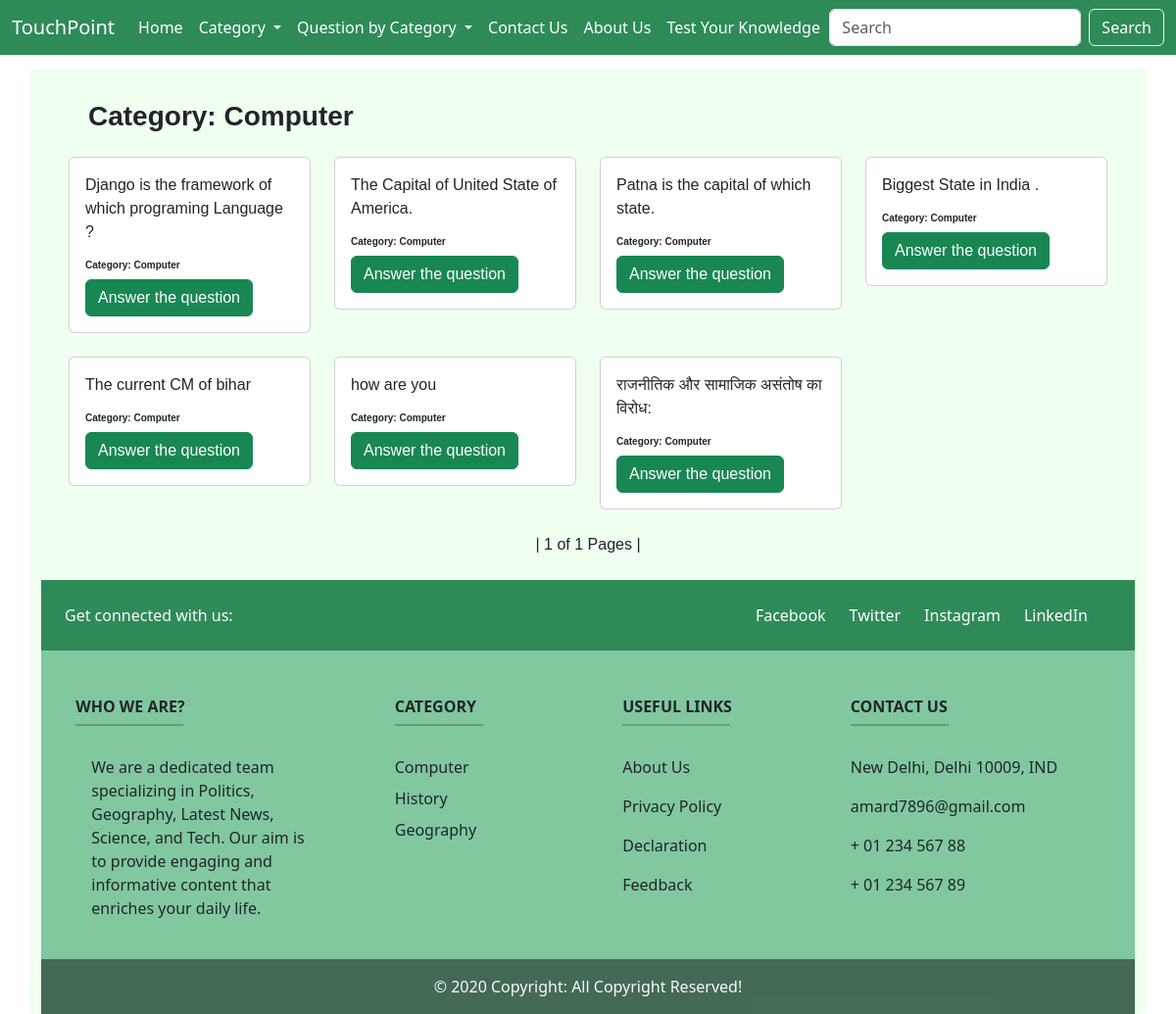
The page /category-wise-question/computer/ on the database its author committed.
### blogs/models.py (models this page shows, shortened)
class BaseClass(models.Model):
    uid = models.UUIDField(primary_key=True, default=uuid.uuid4)
    class Meta:
        abstract=True

class Catogery(BaseClass):
    name = models.CharField(max_length=50,null=False,unique=True)
    slug = models.SlugField(default='',null=False)
    def __str__(self):
        return f'{self.name}'

class MCQ_Question(BaseClass):
    question = models.TextField(max_length=300)
    catogery = models.ForeignKey(Catogery,on_delete=models.CASCADE,related_name='ques')
    option1 = models.CharField(max_length=50)
    option2 = models.CharField(max_length=50)
    option3 = models.CharField(max_length=50)
    option4 = models.CharField(max_length=50)
    correct_ans = models.CharField(max_length=50)
    explanation = models.TextField(max_length=1000)
    slug = models.SlugField(default='',null=False)

### blogs/views.py (the view)
# urls.py: path('category-wise-question/<slug:slug>/', views.CategoriesWiseQuestion, name='category-wise-question'),
def CategoriesWiseQuestion(request,slug):
    catogere = get_object_or_404(Catogery,slug=slug)
    post = catogere.ques.all() #here posts is the related field of blog model.
    p = Paginator(post,24)  #pagination applied
    page = request.GET.get('page')
    pages = p.get_page(page)
    cat_manu = Catogery.objects.all()
    template = 'mcq/categorywisequestion.html'
    return render(request,template,{'category':catogere,'cat_manu':cat_manu,'pages':pages})

### templates/mcq/categorywisequestion.html (shortened to what this page needs)
{% extends 'header&footer/base.html' %}
{% block content %}
<head>
</head>
<h3 class="ms-5 my-4"><strong>Category: {{ category.name }}</strong></h3>
{% if pages %}
  <div class="row mx-3">
    {% for mcq in pages %}
    <div class="col-sm-3 mb-4">
      <a href="{% url 'ansthequestion' mcq.uid %}" class="text-decoration-none">
        <div class="card">
          <div class="card-body">
            <p class="card-text">{{ mcq.question }}</p>
            <h5 class="card-title" style="font-size: 10px;"><b>Category: {{ mcq.catogery }}</b></h5>
            <button class="btn btn-success">Answer the question</button>
          </div>
        </div>
      </a>
    </div>
    {% endfor %}
  </div>
{% else %}
<hr>
  <h5 class="mx-5 my-4" style="font-size: 15px;">There are no questions available now.</h5>
{% endif %}
<div class="text-center">
      | {{pages.number}} of {{pages.paginator.num_pages}} Pages |
</div>
{% endblock %}

### templates/header&footer/base.html (shortened to what this page needs)
<!doctype html>
<html lang="en">
{% load static %}
<head>
    <link rel="stylesheet" href="{% static 'css/bootstrap.min.css' %}">
    <link rel="stylesheet" href="{% static 'css/additional-css.css' %}">
</head>
<body>
    <nav class="navbar navbar-expand-lg" style="background-color: #2E8B57;">
        <div class="container-fluid">
            <a class="navbar-brand text-white" id="how1" id="brand" href="{% url 'home' %}">TouchPoint</a>
            <div class="collapse navbar-collapse" id="navbarSupportedContent">
                <ul class="navbar-nav me-auto mb-2 mb-lg-0">
                    <li class="nav-item">
                        <a class="nav-link text-white {% if request.path == '/' %}active{% endif %}" aria-current="page"
                            href="{% url 'home' %}" id="how1">Home</a>
                    </li>
                    <li class="nav-item dropdown">
                        <a class="nav-link dropdown-toggle text-white" href="#" role="button" data-bs-toggle="dropdown"
                            aria-expanded="false" id="how1">
                            Category
                        </a>
                    </li>
                    <li class="nav-item dropdown">
                        <a class="nav-link dropdown-toggle text-white" href="#" role="button" data-bs-toggle="dropdown"
                            aria-expanded="false" id="how1">
                            Question by Category
                        </a>
                    </li>
                    <li class="nav-item">
                        <a class="nav-link text-white {% if request.path == '/contact/' %}active{% endif %}"
                            aria-current="page" href="{% url 'contact' %}" id="how1">Contact Us</a>
                    </li>
                    <li class="nav-item">
                        <a class="nav-link text-white {% if request.path == '/about/' %}active{% endif %}"
                            aria-current="page" href="{% url 'about' %}" id="how1">About Us</a>
                    </li>
                    <li class="nav-item">
                        <a class="nav-link text-white {% if request.path == '/quiz-list/' %}active{% endif %}"
                            aria-current="page" href="{% url 'quiz-list' %}" id="how1">Test Your Knowledge</a>
                    </li>
                </ul>
                <form class="d-flex" role="search" method="POST" action="{% url 'searched-key' %}">
                    <input class="form-control me-2" name="search" type="search" placeholder="Search"
                        aria-label="Search">
                    <button class="btn btn-outline-light text-white" type="submit">Search</button>
                </form>
            </div>
        </div>
    </nav>
    <div class="container" style="background-color: #F0FFF0; border-radius: 4px; margin-top: 70px;">
        <div class="pt-2">
            <div style="margin-top: 5px; font-family: sans-serif;">
                {% block content %}
                {% endblock %}
            </div>
        </div>
        <div class="mt-4">
            <footer class="text-center text-lg-start text-dark" style="background-color: #81c8a0;">
                <section class="d-flex justify-content-between align-items-center p-4"
                    style="background-color: #2E8B57;">
                    <div class="me-5 text-center text-lg-start mb-3 mb-lg-0">
                        <p class="mb-0 text-light">Get connected with us:</p>
                    </div>
                    <div>
                        <ul class="list-unstyled d-flex flex-column flex-lg-row justify-content-center mb-0">
                            <li class="mb-2 mb-lg-0 me-4">
                                <a href="https://www.facebook.com/" class="text-white text-decoration-none" target="_blank">
                                     Facebook
                                </a>
                            </li>
                            <li class="mb-2 mb-lg-0 me-4">
                                <a href="https://twitter.com/" class="text-white text-decoration-none" target="_blank">
                                     Twitter
                                </a>
                            </li>
                            <li class="mb-2 mb-lg-0 me-4">
                                <a href="https://www.instagram.com/invites/contact/?igsh=1qs36mg4p1k67&utm_content=w1vv9wj" class="text-white text-decoration-none" target="_blank">
                                     Instagram
                                </a>
                            </li>
                            <li class="mb-2 mb-lg-0 me-4">
                                <a href="https://www.linkedin.com/in/" class="text-white text-decoration-none" target="_blank">
                                     LinkedIn
                                </a>
                            </li>
                        </ul>
                    </div>
                </section>
                <section class="">
                    <div class="container text-center text-md-start mt-5">
                        <div class="row mt-3">
                            <div class="col-md-3 col-lg-4 col-xl-3 mx-auto mb-4">
                                <h6 class="text-uppercase fw-bold">Who We are?</h6>
                                <hr class="mb-4 mt-0 d-inline-block mx-auto"
                                    style="width: 110px; background-color: #0a090f; height: 2px" />
                                <p class="ms-3 me-3 text-justify">
                                    We are a dedicated team specializing in Politics, Geography, Latest News, Science,
                                    and Tech. Our aim is to provide engaging and informative content that enriches your
                                    daily life.
                                </p>
                            </div>
                            <div class="col-md-2 col-lg-2 col-xl-2 mx-auto mb-4">
                                <h6 class="text-uppercase fw-bold">Category</h6>
                                <hr class="mb-4 mt-0 d-inline-block mx-auto"
                                    style="width: 90px; background-color: #0a0614; height: 2px" />
                                <ul class="no-bullets">
                                    {% for category in cat_manu|slice:":5" %}
                                    <li class="mb-2"><a class="text-dark text-decoration-none"
                                            href="{% url 'category' category.slug %}">{{ category }}</a></li>
                                    {% endfor %}
                                </ul>
                            </div>
                            <div class="col-md-3 col-lg-2 col-xl-2 mx-auto mb-4">
                                <h6 class="text-uppercase fw-bold">Useful links</h6>
                                <hr class="mb-4 mt-0 d-inline-block mx-auto bg-dark"
                                    style="width: 110px; height: 2px" />
                                <p>
                                    <a href="{% url 'about' %}" class="text-dark text-decoration-none">About Us</a>
                                </p>
                                <p>
                                    <a href="{% url 'privacyandpolicy' %}"
                                        class="text-dark text-decoration-none">Privacy Policy</a>
                                </p>
                                <p>
                                    <a href="{% url 'declaration' %}"
                                        class="text-dark text-decoration-none">Declaration</a>
                                </p>
                                <p>
                                    <a href="{% url 'feedback' %}" class="text-dark text-decoration-none">Feedback</a>
                                </p>
                            </div>
                            <div class="col-md-4 col-lg-3 col-xl-3 mx-auto mb-md-0 mb-4">
                                <h6 class="text-uppercase fw-bold"><a class="text-decoration-none text-dark"
                                        href="{% url 'contact' %}">Contact Us</a></h6>
                                <hr class="mb-4 mt-0 d-inline-block mx-auto"
                                    style="width: 100px; background-color: #0d0b14; height: 2px" />
                                <p> New Delhi, Delhi 10009, IND</p>
                                <p><a href="mailto:amard7896@gmail.com"
                                        class="text-decoration-none text-dark">amard7896@gmail.com</a></p>
                                <p><a href="tel:+916206506449" class="text-decoration-none text-dark"> + 01 234 567
                                        88</a></p>
                                <p><a href="tel:+916206506449" class="text-decoration-none text-dark"> + 01 234 567
                                        89</a></p>
                            </div>
                        </div>
                    </div>
                </section>
                <div class="text-center p-3 text-light" style="background-color: rgba(2, 2, 2, 0.474)">
                    © 2020 Copyright: All Copyright Reserved!
                </div>
            </footer>
        </div>
    </div>
</body>
</html>

### static/css/additional-css.css (style rules this page uses)
.no-bullets { list-style-type: none; padding: 0; margin: 0; }
.navbar { position: fixed; top: 0; left: 0; width: 100%; z-index: 1000; }
.navbar-collapse { transition: all 0.7s; }

### rows shown on the page
Catogery: name "Computer"
MCQ_Question: question "Django is the framework of which programing Language ?", catogery "Computer"
MCQ_Question: question "The Capital of United State of America.", catogery "Computer"
MCQ_Question: question "Patna is the capital of which state.", catogery "Computer"
MCQ_Question: question "Biggest State in India .", catogery "Computer"
MCQ_Question: question "The current CM of bihar", catogery "Computer"
MCQ_Question: question "how are you", catogery "Computer"
MCQ_Question: question "राजनीतिक और सामाजिक असंतोष का विरोध:", catogery "Computer"
Catogery: name "History"
Catogery: name "Geography"

### other values the page prints
{{ pages.number }} "1"
{{ pages.paginator.num_pages }} "1"
